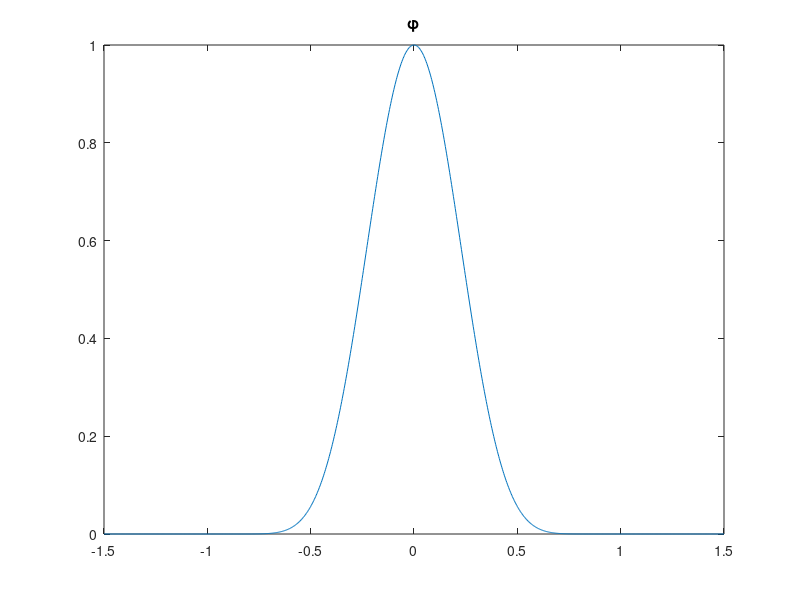
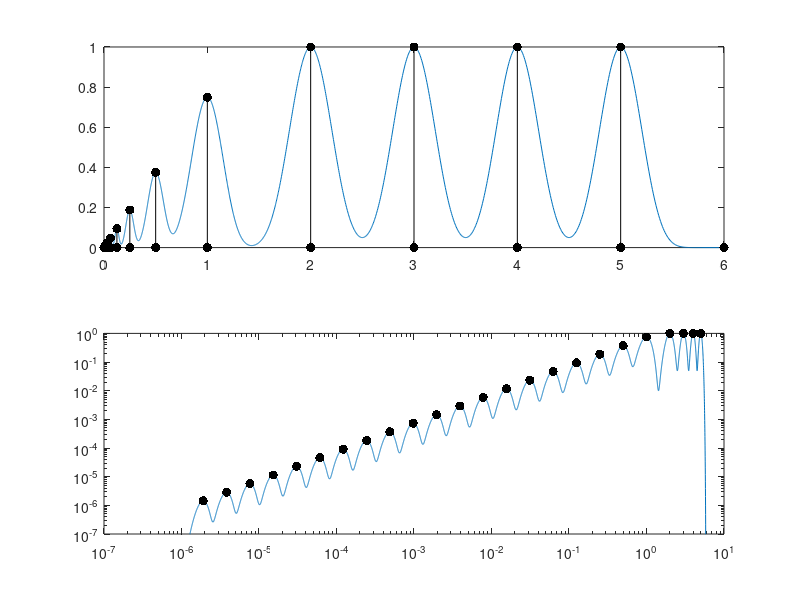

MATLAB code for these plots, in order:
% panel-aware strip width blending function. Barnett + Fortunato   10/28/20
phi = @(t) exp(1./(1-1./t.^2));
p = 10; phi = @(t) (1-t.^2).^p;   % p even, order of the zero at +-1
phi = @(t) phi(t).*(t.^2<1);   % truncate it to [-1,1]
t = linspace(-1.5,1.5,1e3);
figure(1); clf; plot(t,phi(t),'-'); title('\phi')

sj = [2.^(-20:0), 2:6];  % some breakpts in params: dyadic then uniform
% just make width-func f for all sj except endpoints
wj = 0*sj; wj(2:end-1) = (sj(3:end)-sj(1:end-2))/2;   % local widths - maybe not needed?
ss = logspace(log10(min(sj)/2), log10(max(sj)),1e4);  % param grid
relwid = 0.9;   % <1 otherwise can touch unlimited panels
% log xform version
%ll=0*ss; for j=2:numel(sj)-1, ll = ll + log(wj(j))*phi((ss-sj(j))/wj(j)/relwid); end, ff = exp(ll);
% plain version
ff =0*ss; for j=2:numel(sj)-1, ff = ff + wj(j)*phi((ss-sj(j))/wj(j)/relwid); end

figure(2); clf;
subplot(2,1,1); plot(ss,ff,'-'); hold on;
plot([sj;sj],[0*wj;wj],'k.-','markersize',20);   % wj stick plots
subplot(2,1,2); loglog(ss,ff,'-'); hold on; plot(sj,wj,'k.','markersize',20);
set(gca,'ylim',[1e-7 1]);

